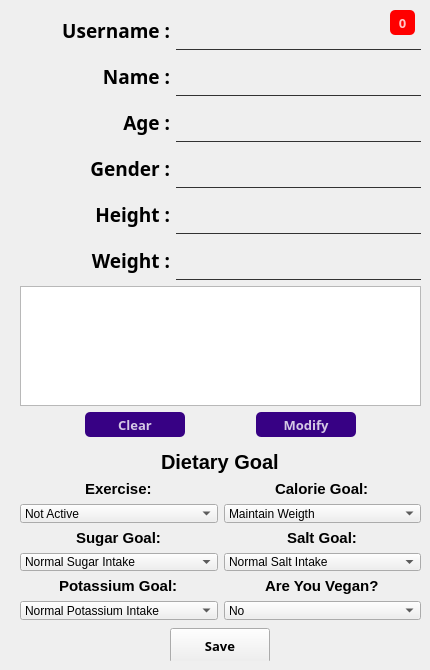
    <widget class="QWidget" name="tab_3">
     <property name="minimumSize">
      <size>
       <width>0</width>
       <height>0</height>
      </size>
     </property>
     <property name="maximumSize">
      <size>
       <width>16777215</width>
       <height>16777215</height>
      </size>
     </property>
     <attribute name="title">
      <string>Information</string>
     </attribute>
     <widget class="QPushButton" name="warn_num">
      <property name="geometry">
       <rect>
        <x>390</x>
        <y>10</y>
        <width>25</width>
        <height>25</height>
       </rect>
      </property>
      <property name="sizePolicy">
       <sizepolicy hsizetype="Minimum" vsizetype="Minimum">
        <horstretch>0</horstretch>
        <verstretch>0</verstretch>
       </sizepolicy>
      </property>
      <property name="minimumSize">
       <size>
        <width>25</width>
        <height>25</height>
       </size>
      </property>
      <property name="maximumSize">
       <size>
        <width>25</width>
        <height>25</height>
       </size>
      </property>
      <property name="font">
       <font>
        <family>Arial Black</family>
        <pointsize>10</pointsize>
        <bold>true</bold>
       </font>
      </property>
      <property name="styleSheet">
       <string notr="true">QPushButton#warn_num{
	background-color:rgb(255, 0, 0);
	color:rgba(255,255,255,200);
	border-radius:5px;
}
QPushButton#warn_num:hover{
	background-color:rgb(255, 0, 0);
	color:rgba(255,255,255,200);
	border-radius:5px;
}
QPushButton#warn_num:pressed{
	padding-left:1px;
	padding-top:1px;
	background-color:rgba(2,62,118,100);
}</string>
      </property>
      <property name="text">
       <string>0</string>
      </property>
     </widget>
     <widget class="QWidget" name="layoutWidget">
      <property name="geometry">
       <rect>
        <x>20</x>
        <y>10</y>
        <width>401</width>
        <height>427</height>
       </rect>
      </property>
      <layout class="QVBoxLayout" name="verticalLayout_2">
       <item>
        <layout class="QVBoxLayout" name="verticalLayout">
         <item>
          <layout class="QHBoxLayout" name="horizontalLayout">
           <item>
            <widget class="QLabel" name="acc">
             <property name="minimumSize">
              <size>
               <width>150</width>
               <height>40</height>
              </size>
             </property>
             <property name="maximumSize">
              <size>
               <width>150</width>
               <height>40</height>
              </size>
             </property>
             <property name="font">
              <font>
               <family>Bahnschrift</family>
               <pointsize>14</pointsize>
               <bold>true</bold>
              </font>
             </property>
             <property name="text">
              <string>Username :</string>
             </property>
             <property name="alignment">
              <set>Qt::AlignRight|Qt::AlignTrailing|Qt::AlignVCenter</set>
             </property>
            </widget>
           </item>
           <item>
            <widget class="QLineEdit" name="acc_l">
             <property name="minimumSize">
              <size>
               <width>150</width>
               <height>40</height>
              </size>
             </property>
             <property name="maximumSize">
              <size>
               <width>1000</width>
               <height>40</height>
              </size>
             </property>
             <property name="styleSheet">
              <string notr="true">background-color:rgba(0,0,0,0);
border:1px solid rgba(0,0,0,0);
border-bottom-color:rgb(50, 50, 50);
padding-bottom:7px;</string>
             </property>
            </widget>
           </item>
          </layout>
         </item>
         <item>
          <layout class="QHBoxLayout" name="horizontalLayout_2">
           <item>
            <widget class="QLabel" name="name">
             <property name="minimumSize">
              <size>
               <width>150</width>
               <height>40</height>
              </size>
             </property>
             <property name="maximumSize">
              <size>
               <width>150</width>
               <height>40</height>
              </size>
             </property>
             <property name="font">
              <font>
               <family>Bahnschrift</family>
               <pointsize>14</pointsize>
               <bold>true</bold>
              </font>
             </property>
             <property name="text">
              <string>Name :</string>
             </property>
             <property name="alignment">
              <set>Qt::AlignRight|Qt::AlignTrailing|Qt::AlignVCenter</set>
             </property>
            </widget>
           </item>
           <item>
            <widget class="QLineEdit" name="name_l">
             <property name="minimumSize">
              <size>
               <width>150</width>
               <height>40</height>
              </size>
             </property>
             <property name="maximumSize">
              <size>
               <width>1000</width>
               <height>40</height>
              </size>
             </property>
             <property name="styleSheet">
              <string notr="true">background-color:rgba(0,0,0,0);
border:1px solid rgba(0,0,0,0);
border-bottom-color:rgb(50, 50, 50);
padding-bottom:7px;</string>
             </property>
            </widget>
           </item>
          </layout>
         </item>
         <item>
          <layout class="QHBoxLayout" name="horizontalLayout_14">
           <item>
            <widget class="QLabel" name="age">
             <property name="minimumSize">
              <size>
               <width>150</width>
               <height>40</height>
              </size>
             </property>
             <property name="maximumSize">
              <size>
               <width>150</width>
               <height>40</height>
              </size>
             </property>
             <property name="font">
              <font>
               <family>Bahnschrift</family>
               <pointsize>14</pointsize>
               <bold>true</bold>
              </font>
             </property>
             <property name="text">
              <string>Age :</string>
             </property>
             <property name="alignment">
              <set>Qt::AlignRight|Qt::AlignTrailing|Qt::AlignVCenter</set>
             </property>
            </widget>
           </item>
           <item>
            <widget class="QLineEdit" name="age_l">
             <property name="minimumSize">
              <size>
               <width>150</width>
               <height>40</height>
              </size>
             </property>
             <property name="maximumSize">
              <size>
               <width>1000</width>
               <height>40</height>
              </size>
             </property>
             <property name="styleSheet">
              <string notr="true">background-color:rgba(0,0,0,0);
border:1px solid rgba(0,0,0,0);
border-bottom-color:rgb(50, 50, 50);
padding-bottom:7px;</string>
             </property>
             <property name="text">
              <string/>
             </property>
            </widget>
           </item>
          </layout>
         </item>
         <item>
          <layout class="QHBoxLayout" name="horizontalLayout_3">
           <item>
            <widget class="QLabel" name="sex">
             <property name="minimumSize">
              <size>
               <width>150</width>
               <height>40</height>
              </size>
             </property>
             <property name="maximumSize">
              <size>
               <width>150</width>
               <height>40</height>
              </size>
             </property>
             <property name="font">
              <font>
               <family>Bahnschrift</family>
               <pointsize>14</pointsize>
               <bold>true</bold>
              </font>
             </property>
             <property name="text">
              <string>Gender :</string>
             </property>
             <property name="alignment">
              <set>Qt::AlignRight|Qt::AlignTrailing|Qt::AlignVCenter</set>
             </property>
            </widget>
           </item>
           <item>
            <widget class="QLineEdit" name="sex_l">
             <property name="minimumSize">
              <size>
               <width>150</width>
               <height>40</height>
              </size>
             </property>
             <property name="maximumSize">
              <size>
               <width>1000</width>
               <height>40</height>
              </size>
             </property>
             <property name="styleSheet">
              <string notr="true">background-color:rgba(0,0,0,0);
border:1px solid rgba(0,0,0,0);
border-bottom-color:rgb(50, 50, 50);
padding-bottom:7px;</string>
             </property>
            </widget>
           </item>
          </layout>
         </item>
         <item>
          <layout class="QHBoxLayout" name="horizontalLayout_4">
           <item>
            <widget class="QLabel" name="height">
             <property name="minimumSize">
              <size>
               <width>150</width>
               <height>40</height>
              </size>
             </property>
             <property name="maximumSize">
              <size>
               <width>150</width>
               <height>40</height>
              </size>
             </property>
             <property name="font">
              <font>
               <family>Bahnschrift</family>
               <pointsize>14</pointsize>
               <bold>true</bold>
              </font>
             </property>
             <property name="text">
              <string>Height :</string>
             </property>
             <property name="alignment">
              <set>Qt::AlignRight|Qt::AlignTrailing|Qt::AlignVCenter</set>
             </property>
            </widget>
           </item>
           <item>
            <widget class="QLineEdit" name="height_l">
             <property name="minimumSize">
              <size>
               <width>150</width>
               <height>40</height>
              </size>
             </property>
             <property name="maximumSize">
              <size>
               <width>1000</width>
               <height>40</height>
              </size>
             </property>
             <property name="styleSheet">
              <string notr="true">background-color:rgba(0,0,0,0);
border:1px solid rgba(0,0,0,0);
border-bottom-color:rgb(50, 50, 50);
padding-bottom:7px;</string>
             </property>
            </widget>
           </item>
          </layout>
         </item>
         <item>
          <layout class="QHBoxLayout" name="horizontalLayout_5">
           <item>
            <widget class="QLabel" name="weight">
             <property name="minimumSize">
              <size>
               <width>150</width>
               <height>40</height>
              </size>
             </property>
             <property name="maximumSize">
              <size>
               <width>150</width>
               <height>40</height>
              </size>
             </property>
             <property name="font">
              <font>
               <family>Bahnschrift</family>
               <pointsize>14</pointsize>
               <bold>true</bold>
              </font>
             </property>
             <property name="text">
              <string>Weight :</string>
             </property>
             <property name="alignment">
              <set>Qt::AlignRight|Qt::AlignTrailing|Qt::AlignVCenter</set>
             </property>
            </widget>
           </item>
           <item>
            <widget class="QLineEdit" name="weight_l">
             <property name="minimumSize">
              <size>
               <width>150</width>
               <height>40</height>
              </size>
             </property>
             <property name="maximumSize">
              <size>
               <width>1000</width>
               <height>40</height>
              </size>
             </property>
             <property name="styleSheet">
              <string notr="true">background-color:rgba(0,0,0,0);
border:1px solid rgba(0,0,0,0);
border-bottom-color:rgb(50, 50, 50);
padding-bottom:7px;</string>
             </property>
            </widget>
           </item>
          </layout>
         </item>
        </layout>
       </item>
       <item>
        <widget class="QTextEdit" name="textEdit"/>
       </item>
       <item>
        <layout class="QHBoxLayout" name="horizontalLayout_6">
         <item>
          <widget class="QPushButton" name="clear_btn">
           <property name="minimumSize">
            <size>
             <width>100</width>
             <height>25</height>
            </size>
           </property>
           <property name="maximumSize">
            <size>
             <width>100</width>
             <height>25</height>
            </size>
           </property>
           <property name="font">
            <font>
             <family>Arial Black</family>
             <pointsize>10</pointsize>
             <bold>true</bold>
            </font>
           </property>
           <property name="styleSheet">
            <string notr="true">QPushButton#clear_btn{
	background-color:rgb(55, 1, 132);
	color:rgba(255,255,255,200);
	border-radius:5px;
}
QPushButton#clear_btn:hover{
	background-color:rgba(2,62,118,150);
	color:rgba(255,255,255,200);
	border-radius:5px;
}
QPushButton#clear_btn:pressed{
	padding-left:5px;
	padding-top:5px;
	background-color:rgba(2,62,118,100);
}</string>
           </property>
           <property name="text">
            <string>Clear</string>
           </property>
          </widget>
         </item>
         <item>
          <widget class="QPushButton" name="re_btn">
           <property name="minimumSize">
            <size>
             <width>100</width>
             <height>25</height>
            </size>
           </property>
           <property name="maximumSize">
            <size>
             <width>100</width>
             <height>25</height>
            </size>
           </property>
           <property name="font">
            <font>
             <family>Arial Black</family>
             <pointsize>10</pointsize>
             <bold>true</bold>
            </font>
           </property>
           <property name="styleSheet">
            <string notr="true">QPushButton#re_btn{
	background-color:rgb(55, 1, 132);
	color:rgba(255,255,255,200);
	border-radius:5px;
}
QPushButton#re_btn:hover{
	background-color:rgba(2,62,118,150);
	color:rgba(255,255,255,200);
	border-radius:5px;
}
QPushButton#re_btn:pressed{
	padding-left:5px;
	padding-top:5px;
	background-color:rgba(2,62,118,100);
}</string>
           </property>
           <property name="text">
            <string>Modify</string>
           </property>
          </widget>
         </item>
        </layout>
       </item>
      </layout>
     </widget>
     <widget class="QWidget" name="verticalLayoutWidget_2">
      <property name="geometry">
       <rect>
        <x>20</x>
        <y>450</y>
        <width>401</width>
        <height>211</height>
       </rect>
      </property>
      <layout class="QVBoxLayout" name="verticalLayout_6">
       <item alignment="Qt::AlignHCenter">
        <widget class="QLabel" name="label_dietary_goal">
         <property name="font">
          <font>
           <pointsize>15</pointsize>
           <bold>true</bold>
          </font>
         </property>
         <property name="text">
          <string>Dietary Goal</string>
         </property>
        </widget>
       </item>
       <item>
        <layout class="QHBoxLayout" name="horizontalLayout_11">
         <item>
          <layout class="QVBoxLayout" name="verticalLayout_7">
           <item alignment="Qt::AlignHCenter">
            <widget class="QLabel" name="label_exercise">
             <property name="font">
              <font>
               <pointsize>11</pointsize>
               <bold>true</bold>
              </font>
             </property>
             <property name="text">
              <string>Exercise:</string>
             </property>
            </widget>
           </item>
           <item>
            <widget class="QComboBox" name="comboBox_exercise">
             <property name="currentText">
              <string>Not Active</string>
             </property>
             <item>
              <property name="text">
               <string>Not Active</string>
              </property>
             </item>
             <item>
              <property name="text">
               <string>Active (1-4 days)</string>
              </property>
             </item>
             <item>
              <property name="text">
               <string>Very Active (5-7 days)</string>
              </property>
             </item>
            </widget>
           </item>
          </layout>
         </item>
         <item>
          <layout class="QVBoxLayout" name="verticalLayout_8">
           <item alignment="Qt::AlignHCenter">
            <widget class="QLabel" name="label_calorie">
             <property name="font">
              <font>
               <pointsize>11</pointsize>
               <bold>true</bold>
              </font>
             </property>
             <property name="text">
              <string>Calorie Goal:</string>
             </property>
            </widget>
           </item>
           <item>
            <widget class="QComboBox" name="comboBox_calorie">
             <item>
              <property name="text">
               <string>Maintain Weigth</string>
              </property>
             </item>
             <item>
              <property name="text">
               <string>Lose Weight</string>
              </property>
             </item>
             <item>
              <property name="text">
               <string>Gain Weight</string>
              </property>
             </item>
            </widget>
           </item>
          </layout>
         </item>
        </layout>
       </item>
       <item>
        <layout class="QHBoxLayout" name="horizontalLayout_12">
         <item>
          <layout class="QVBoxLayout" name="verticalLayout_9">
           <item alignment="Qt::AlignHCenter">
            <widget class="QLabel" name="label_sugar">
             <property name="font">
              <font>
               <pointsize>11</pointsize>
               <bold>true</bold>
              </font>
             </property>
             <property name="text">
              <string>Sugar Goal:</string>
             </property>
            </widget>
           </item>
           <item>
            <widget class="QComboBox" name="comboBox_sugar">
             <property name="currentText">
              <string>Normal Sugar Intake</string>
             </property>
             <item>
              <property name="text">
               <string>Normal Sugar Intake</string>
              </property>
             </item>
             <item>
              <property name="text">
               <string>Low Sugar Intake</string>
              </property>
             </item>
             <item>
              <property name="text">
               <string>High Sugar Intake</string>
              </property>
             </item>
            </widget>
           </item>
          </layout>
         </item>
         <item>
          <layout class="QVBoxLayout" name="verticalLayout_10">
           <item alignment="Qt::AlignHCenter">
            <widget class="QLabel" name="label_salt">
             <property name="font">
              <font>
               <pointsize>11</pointsize>
               <bold>true</bold>
              </font>
             </property>
             <property name="text">
              <string>Salt Goal:</string>
             </property>
            </widget>
           </item>
           <item>
            <widget class="QComboBox" name="comboBox_salt">
             <item>
              <property name="text">
               <string>Normal Salt Intake</string>
              </property>
             </item>
             <item>
              <property name="text">
               <string>Low Salt Intake</string>
              </property>
             </item>
             <item>
              <property name="text">
               <string>High Salt Intake</string>
              </property>
             </item>
            </widget>
           </item>
          </layout>
         </item>
        </layout>
       </item>
       <item>
        <layout class="QHBoxLayout" name="horizontalLayout_13">
         <item>
          <layout class="QVBoxLayout" name="verticalLayout_11">
           <item alignment="Qt::AlignHCenter">
            <widget class="QLabel" name="label_potassium">
             <property name="font">
              <font>
               <pointsize>11</pointsize>
               <bold>true</bold>
              </font>
             </property>
             <property name="text">
              <string>Potassium Goal:</string>
             </property>
            </widget>
           </item>
           <item>
            <widget class="QComboBox" name="comboBox_potassium">
             <property name="currentText">
              <string>Normal Potassium Intake</string>
             </property>
             <item>
              <property name="text">
               <string>Normal Potassium Intake</string>
              </property>
             </item>
             <item>
              <property name="text">
               <string>Low Potassium Intake</string>
              </property>
             </item>
             <item>
              <property name="text">
               <string>High Potassium Intake</string>
              </property>
             </item>
            </widget>
           </item>
          </layout>
         </item>
         <item>
          <layout class="QVBoxLayout" name="verticalLayout_12">
           <item alignment="Qt::AlignHCenter">
            <widget class="QLabel" name="label_vegan">
             <property name="font">
              <font>
               <pointsize>11</pointsize>
               <bold>true</bold>
              </font>
             </property>
             <property name="text">
              <string>Are You Vegan?</string>
             </property>
            </widget>
           </item>
           <item>
            <widget class="QComboBox" name="comboBox_vegan">
             <item>
              <property name="text">
               <string>No</string>
              </property>
             </item>
             <item>
              <property name="text">
               <string>Yes</string>
              </property>
             </item>
            </widget>
           </item>
          </layout>
         </item>
        </layout>
       </item>
       <item alignment="Qt::AlignHCenter">
        <widget class="QPushButton" name="save_dietargoal_btn">
         <property name="minimumSize">
          <size>
           <width>100</width>
           <height>35</height>
          </size>
         </property>
         <property name="maximumSize">
          <size>
           <width>100</width>
           <height>30</height>
          </size>
         </property>
         <property name="font">
          <font>
           <family>Arial Black</family>
           <pointsize>10</pointsize>
           <bold>true</bold>
          </font>
         </property>
         <property name="mouseTracking">
          <bool>true</bool>
         </property>
         <property name="styleSheet">
          <string notr="true">QPushButton#re_btn{
	background-color:rgb(55, 1, 132);
	color:rgba(255,255,255,200);
	border-radius:5px;
}
QPushButton#re_btn:hover{
	background-color:rgba(2,62,118,150);
	color:rgba(255,255,255,200);
	border-radius:5px;
}
QPushButton#re_btn:pressed{
	padding-left:5px;
	padding-top:5px;
	background-color:rgba(2,62,118,100);
}</string>
         </property>
         <property name="text">
          <string>Save</string>
         </property>
        </widget>
       </item>
      </layout>
     </widget>
    </widget>
